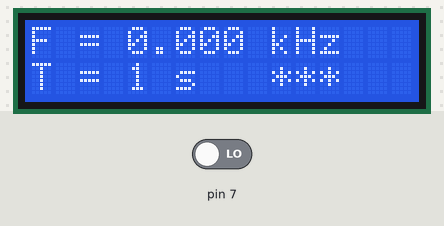
Bench run of a sketch on a simulated Arduino Uno, built with avr-gcc and run on an emulated ATmega328P. On the bench: 16×2 character LCD. Inputs (shaded band) come from the test bench; at power-on: pin 7 LOW.

Above: at 1.2 s.
1.3 s: pin 7 driven HIGH
At 1.7 s:
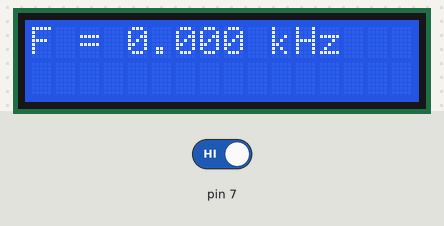
3.6 s: pin 7 driven LOW
At 3.74 s:
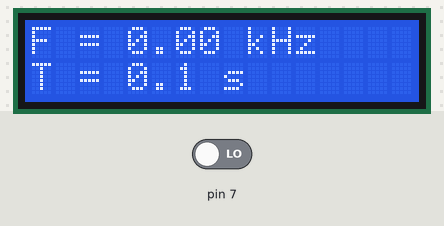
Timing chart, 0 to 6.6 s (numbered marks = the images above; inputs shaded):
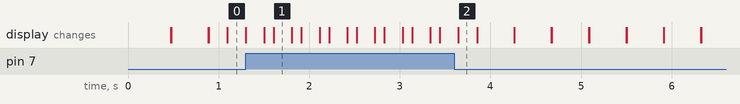

The sketch:

Arduino_FreqCount.ino
```cpp
#include <FreqCount.h>//https://github.com/PaulStoffregen/FreqCount/archive/master.zip
#include <LiquidCrystal.h>

LiquidCrystal lcd(12, 11, 6, 4, 3, 2);// RS,E,D4,D5,D6,D7
void setup() {
  lcd.begin(16, 2);// LCD 16X2
  pinMode(7, INPUT);
  FreqCount.begin(1000);
}
unsigned long f; float f0;
int x, n = 3, r;

void loop() {

  if (digitalRead(7) == HIGH) {
    n++;
    x = 0;
    delay(100);
  }
  lcd.setCursor(0, 1);
  if (n == 1) {
    x++;
    if (x == 1) {
      FreqCount.begin(100);
    } r = -1;
    lcd.print("T = 0.1 s ");
  }
  if (n == 2) {
    x++;
    if (x == 1) {
      FreqCount.begin(10000);
    } r = 1;
    lcd.print("T = 10 s ");
  }
  if (n == 3) {
    x++;
    if (x == 1) {
      FreqCount.begin(1000);
    } r = 0;
    lcd.print("T = 1 s  ");
  }
  if (n > 3) {
    n = 1;
  }
  lcd.setCursor(0, 0);
  lcd.print("F = ");
  if (f >= 1000000 && n == 3) {
    f0 = f / 1000000.0;
    lcd.print(f0, 6 + r);
    lcd.print(" MHz");
  }
  if (f < 1000000 && n == 3) {
    f0 = f / 1000.0;
    lcd.print(f0, 3 + r);
    lcd.print(" kHz");
  }
  if (f >= 100000 && n == 1) {
    f0 = f / 100000.0;
    lcd.print(f0, 6 + r);
    lcd.print(" MHz");
  }
  if (f < 100000 && n == 1) {
    f0 = f / 100.0;
    lcd.print(f0, 3 + r);
    lcd.print(" kHz");
  }
  if (f >= 10000000 && n == 2) {
    f0 = f / 10000000.0;
    lcd.print(f0, 6 + r);
    lcd.print("MHz");
  }
  if (f < 10000000 && n == 2) {
    f0 = f / 10000.0;
    lcd.print(f0, 3 + r);
    lcd.print(" kHz");
  }

  if (FreqCount.available()) {

    f = FreqCount.read();

    lcd.setCursor(10, 1); lcd.print("***");
  }
  delay(200);
  lcd.clear();
}
```
